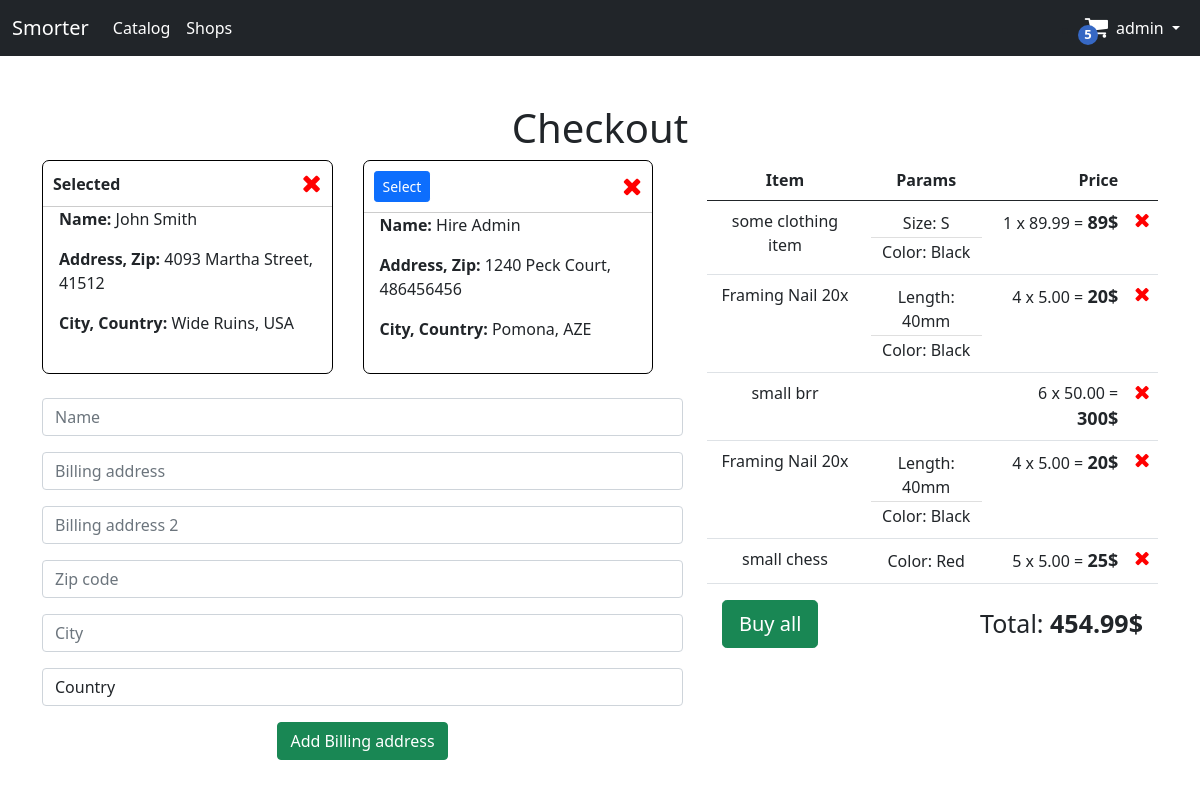
The app's page /checkout/address/ (signed in) with its own data.
### eshop/models.py (models this page shows, shortened)
class SmorterUser(models.Model):
    user = models.OneToOneField(User, unique=True, null=False, blank=False, on_delete=models.CASCADE)
    groups = models.ManyToManyField(SmorterGroup)
    class Meta:
        ordering = ["user"]

class Cart(models.Model):
    user = models.OneToOneField(SmorterUser, unique=True, null=False, blank=False, on_delete=models.CASCADE)
    items = models.ManyToManyField(OrderedItem, null=True, blank=True)

class Address(models.Model):
    name = models.CharField("Full name", max_length=1024)
    address1 = models.CharField("Address line 1", max_length=1024)
    address2 = models.CharField("Address line 2", max_length=1024, null=True, blank=True)
    zip_code = models.CharField("ZIP / Postal code", max_length=12)
    city = models.CharField("City", max_length=1024)
    country = models.CharField("Country", max_length=3, choices=countries_codes)
    user = models.ForeignKey(SmorterUser, on_delete=models.CASCADE, null=True, blank=True)
    class Meta:
        verbose_name = "Shipping Address"
        verbose_name_plural = "Shipping Addresses"

class OrderedItem(models.Model):
    item = models.ForeignKey(Item, blank=False, null=False, on_delete=models.deletion.CASCADE)
    count = models.IntegerField(default=1)
    specs = models.CharField(default="[]", max_length=1000)

class Item(models.Model):
    shop = models.ForeignKey(Shop, null=False, blank=False, on_delete=models.CASCADE)
    title = models.CharField(max_length=150, blank=False, null=False)
    description = models.TextField(blank=True, null=True)
    path = models.CharField(max_length=200, blank=False, null=False)
    price = models.DecimalField(decimal_places=2, max_digits=9, blank=False, null=False)
    specs = models.CharField(max_length=1000, default={})
    class Meta:
        ordering = ["shop", "path"]

### eshop/views.py (the view)
# urls.py: path('checkout/', views.redirect_checkout, name="checkout"),
def checkout(request, mode):
    if request.user.is_authenticated:
        if request.method == 'POST':
            form_input = {**request.POST}
            for x in form_input.keys():
                form_input[x] = form_input[x][0]
            form = AddressCreateFrom(form_input)
            if form.is_valid():
                address = form.save()
                address.user = request.user.smorteruser
                address.save()
                return HttpResponseRedirect(f"/checkout/address/")
            else:
                print(form.errors)
        else:
            form = AddressCreateFrom()
        return render(request, "checkout.html", {"form": form})
    else:
        return redirect("login")

### eshop/forms.py
class AddressCreateFrom(forms.ModelForm):
    class Meta:
        model = Address
        fields = ["name", "address1", "address2", "zip_code", "city", "country"]
        labels = {x: "" for x in fields}
        widgets = {
            "name": forms.TextInput(attrs={'class': 'form-control mb-3', 'placeholder': 'Name', 'required': 'true'}),
            "address1": forms.TextInput(attrs={'class': 'form-control mb-3', 'placeholder': 'Billing address', 'required': 'true'}),
            "address2": forms.TextInput(attrs={'class': 'form-control mb-3', 'placeholder': 'Billing address 2'}),
            "zip_code": forms.NumberInput(attrs={'class': 'form-control mb-3', 'placeholder': 'Zip code', 'required': 'true'}),
            "city": forms.TextInput(attrs={'class': 'form-control mb-3', 'placeholder': 'City', 'required': 'true'}),
        }

### eshop/templatetags/tags.py (called while the page is built)
@register.filter(name='item_specs')
def item_specs(item):
    options = json.loads(item.item.specs)
    print(options, item.specs)
    return [[attr, json.loads(item.specs)[i]] for i, attr in enumerate(options)]

@register.filter(name='cart_total')
def cart_total(cart):
    return sum([x.item.price * x.count for x in cart.items.all()])

### eshop/templates/checkout.html (shortened to what this page needs)
{% extends "base.html" %}
{% load tags %}
{% load static %}
{% block content %}
<div class="container">
  <br>
  <br>
  <h1 class="text-center">Checkout</h1>
  <form method="POST" action="{% url 'checkout_post'  'buy' %}">
  <div class="row">
    <div class="col-md-7">
      <div id="address">
        {% for address in user.smorteruser.address_set.all %}
        <div class="card" adr-id="{{ address.id }}">
          <div class="card-title text-end address-title"><div class="adr-select"></div><i class="fa fa-times cross-icon-big" onClick="remove_address({{ address.id }})"></i></div>
          <div class="card-body" style="padding-top: 0;">
            <p><b>Name:</b> {{address.name}}</p>
            <p><b>Address, Zip:</b> {{address.address1}}, {{address.zip_code}}</p>
            <p><b>City, Country:</b> {{address.city}}, {{address.country}}</p>
          </div>
        </div>
        {% endfor %}
      </div>
      <br>
      <form method="POST" action="{% url 'checkout_post' 'address' %}">
        {{ form }}
        <button type="submit" class="btn btn-success">Add Billing address</button>
      </form>
    </div>
    <div class="col-md-5" style="">
      <table class="table">
        <thead>
          <tr>
            <th scope="col">Item</th>
            <th scope="col">Params</th>
            <th scope="col" class="text-end">Price</th>
            <th></th>
          </tr>
        </thead>
        <tbody>
          {% for item in user.smorteruser.cart.items.all %}
          <tr>
            <td>{{ item.item.title }}</td>
            <td><ul class="list-group list-group-flush cart-param">
              {% for attr, val in item|item_specs %}
                <li class="list-group-item">{{ attr }}: {{ val }}</li>
              {% endfor %}
            </td></ul>
            <td class="text-end">{{ item.count }} x {{ item.item.price }} = <b style="font-size: large;">{% widthratio item.count 1 item.item.price %}$</b></td>
            <td><i class="fa fa-times cross-icon-small" onClick="remove_item({{ item.id }})"></i></td>
          </tr>
          {% endfor %}
        </tbody>
      </table>
          <div class="cart-footer">
              <button type="submit" class="btn btn-success btn-lg">Buy all</button>
              <div>Total: <b>{{ user.smorteruser.cart|cart_total }}$</b></div>
          </div>
    </div>
  </div>
  </form>
  <br>
</div>
{% endblock %}

### eshop/templates/navbar.html (shortened to what this page needs)
{% load tags %}
<nav class="navbar navbar-expand-lg navbar-dark bg-dark">
  <div class="container-fluid">
    <a class="navbar-brand" href="{% url "home" %}">Smorter</a>
    <div class="collapse navbar-collapse" id="navbarSupportedContent">
      <ul class="navbar-nav me-auto mb-2 mb-lg-0">
        <li class="nav-item">
          <a class="nav-link active" href="{% url 'catalog' %}">Catalog</a>
        </li>
        <li class="nav-item">
          <a class="nav-link active" href="#">Shops</a>
        </li>
      </ul>
        {% if user.is_authenticated %}
        <li class="cart" id="cart">
          <i onclick="show_cart()" class="fa fa-shopping-cart"></i>
          <div class="cart-item-count" onclick="show_cart()" >{{ user.smorteruser.cart.items.count }}</div>
        </li>
        <li class="nav-item dropdown navbar-nav">
          <a class="nav-link dropdown-toggle active" href="#" id="navbarDropdown" role="button" data-bs-toggle="dropdown" aria-expanded="false">
            {{user.username}}
          </a>
        </li>
        {% endif %}
    </div>
  </div>
</nav>

### static/css/style.css (style rules this page uses)
.fa-shopping-cart { color: white; font-size:25px !important; cursor:pointer; }
.cart { position: relative; }
.cart-item-count { position: absolute; color: white; background-color: rgb(54, 104, 196); border-radius: 10px; text-align: center; font-weight: bold; width: 20px; height: 20px; font-size: 13px; top: 10px; right: 10px; cursor: pointer; }
.cart-param { margin: 0; padding: 0; }
.cart-param > li { background-color: rgba(255, 255, 255, 0); padding: 2px; }
.cart-footer { display: flex; justify-content: space-between; align-items: center; padding: 15px; padding-top: 0; }
.cart-footer > div { font-size: 25px; }
.cross-icon-small { font-size:20px !important; color:red; cursor:pointer; }
.cross-icon-big { font-size:25px !important; color:red; cursor:pointer; }
div { text-align: center; }
#address { display: flex; align-content: top; }
#address > div { width: 500px; border: 1px solid black; border-radius: 7px; margin-right: 30px; }
#address div { text-align: start; }
.address-title { margin: 0 !important; padding: 10px !important; display:flex; justify-content:space-between; align-items:center; border-bottom: 1px rgb(204, 204, 204) solid; }

### records on screen
Address: name "John Smith", address1 "4093 Martha Street", zip_code "41512", city "Wide Ruins", country "USA"
Address: name "Hire Admin", address1 "1240 Peck Court", zip_code "486456456", city "Pomona", country "AZE"
OrderedItem: item "some clothing item", item "Size" "Color", item "S" "Black", count "1", item.price "89.99", count+item "89"
OrderedItem: item "Framing Nail 20x", item "Length" "Color", item "40mm" "Black", count "4", item.price "5.00", count+item "20"
OrderedItem: item "small brr", count "6", item.price "50.00", count+item "300"
OrderedItem: item "Framing Nail 20x", item "Length" "Color", item "40mm" "Black", count "4", item.price "5.00", count+item "20"
OrderedItem: item "small chess", item "Color", item "Red", count "5", item.price "5.00", count+item "25"

### other values on screen
{{ user.smorteruser.cart.items.count }} "5"
{{ user.username }} "admin"
{{ user.smorteruser.cart|cart_total }} "454.99"
